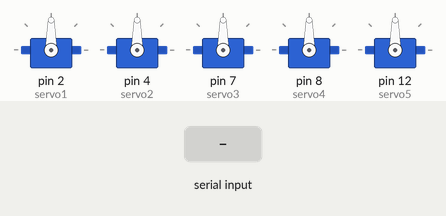
Recording of a sketch running on a simulated Arduino Uno, built with avr-gcc and run on an emulated ATmega328P. On the bench: 5 × servo. The test bench sets the inputs (shaded band). What the sketch prints to the serial monitor is not drawn.

Above: at 1.2 s.
1.3 s: "q" received over Serial
At 1.8 s:
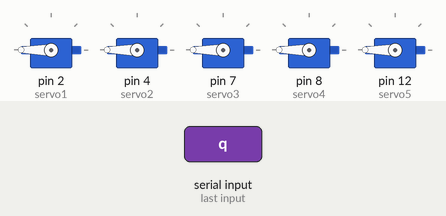
2.8 s: byte 117 ('u') received over Serial
At 3.6 s:
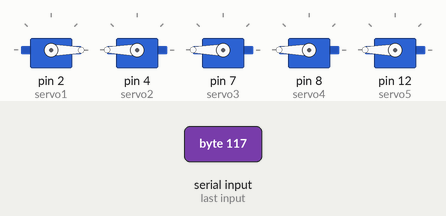
4.3 s: byte 83 ('S') received over Serial
At 5.1 s:
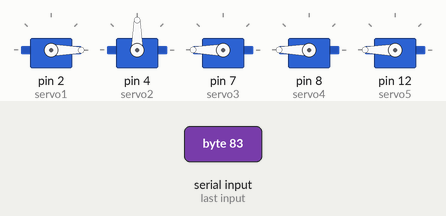
5.8 s: "e" received over Serial
At 7.0 s:
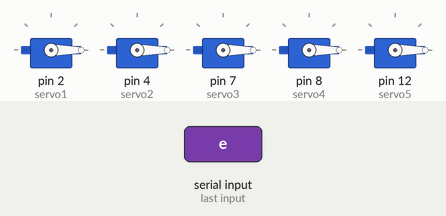
7.3 s: byte 65 ('A') received over Serial
At 8.5 s:
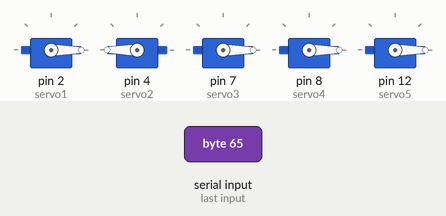
8.8 s: byte 115 ('s') received over Serial
At 9.6 s:
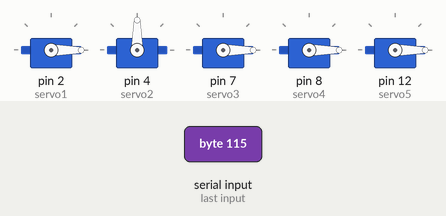
Timing chart, 0 to 11.3 s (numbered marks = the images above; inputs shaded):
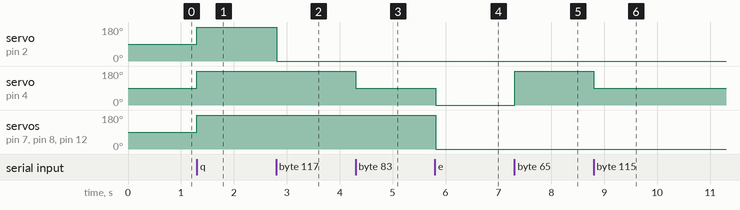

The sketch:

PRUEBA__TECLADO.ino
```cpp
#include <Servo.h>


Servo servo1;
Servo servo2;
Servo servo3;
Servo servo4;
Servo servo5;

char tecla;

void setup ()
{
  servo1.attach(2);
  servo2.attach(4);
  servo3.attach(7);
  servo4.attach(8);
  servo5.attach(12);

  Serial.begin(9600);
}

void loop ()
{
  if (Serial.available())
  {
    tecla = Serial.read();

  }
  if (tecla=='q'||tecla=='Q')
  {
  servo1.write(180);
  servo2.write(180);
  servo3.write(180);
  servo4.write(180);
  servo5.write(180);
  Serial.print("DERECHA");
  }
  if (tecla=='w'||tecla=='W')
  {
  servo1.write(90);
  servo2.write(90);
  servo3.write(90);
  servo4.write(90);
  servo5.write(90);
  Serial.print("IZQUIERDA");
  }
  if (tecla=='e'||tecla=='E')
  {
  servo1.write(0);
  servo2.write(0);
  servo3.write(0);
  servo4.write(0);
  servo5.write(0);
  Serial.print("CENTRO");
  }
  if (tecla=='t'||tecla=='T')
  {
  servo1.write(180);
  Serial.print("PULGAR_DERECHA");
  }
  if (tecla=='y'||tecla=='Y')
  {
  servo1.write(90);
  Serial.print("PULGAR_IZQUIEDA");
  }
  if (tecla=='u'||tecla=='U')
  {
  servo1.write(0);
  Serial.print("PULGAR_CENTRO");
  }
  if (tecla=='A'||tecla=='a')
  {
  servo2.write(200);
  Serial.print("INDICE/MEDIO_DERECHA");
  }
  if (tecla=='S'||tecla=='s')
  {
  servo2.write(90);
  Serial.print("INDICE/MEDIO_IZQUIEDA");
  }
  if (tecla=='d'||tecla=='D')
  {
  servo2.write(0);
  Serial.print("INDICE/MEDIO_CENTRO");
  }
  if (tecla=='g'||tecla=='G')
  {
  servo3.write(180);
  Serial.print("ANULAR_DERECHA");
  }
  if (tecla=='h'||tecla=='H')
  {
  servo3.write(90);
  Serial.print("ANULAR_IZQUIEDA");
  }
  if (tecla=='j'||tecla=='J')
  {
  servo3.write(0);
  Serial.print("ANULAR_CENTRO");
  }
  if (tecla=='z'||tecla=='Z')
  {
  servo4.write(180);
  Serial.print("DEDO_DERECHA");
  }
  if (tecla=='x'||tecla=='X')
  {
  servo4.write(90);
  Serial.print("DEDO_IZQUIEDA");
  }
  if (tecla=='c'||tecla=='C')
  {
  servo4.write(0);
  Serial.print("DEDO_CENTRO");
  }
  if (tecla=='b'||tecla=='B')
  {
  servo5.write(180);
  Serial.print("PULGAR_DERECHA");
  }
  if (tecla=='n'||tecla=='N')
  {
  servo5.write(90);
  Serial.print("PULGAR_IZQUIEDA");
  }
  if (tecla=='m'||tecla=='M')
  {
  servo5.write(0);
  Serial.print("PULGAR_CENTRO");
  }
  else if (tecla=='P'||tecla=='p')
  {
  servo1.write(180);
  servo3.write(180);
  servo4.write(180);
  servo5.write(180);
  Serial.print("4 DEDOS");
  }
}
```

Measured:
- after the input at 1.3 s, servo on pin 2 (servo1), servo on pin 4 (servo2), servo on pin 7 (servo3), servo on pin 8 (servo4), servo on pin 12 (servo5): 90° → 180° at once
- after the input at 2.8 s, servo on pin 2 (servo1): 180° → 0° at once
- after the input at 4.3 s, servo on pin 4 (servo2): 180° → 90° at once
- after the input at 5.8 s, servo on pin 4 (servo2): 90° → 0° at once; servo on pin 7 (servo3), servo on pin 8 (servo4), servo on pin 12 (servo5): 180° → 0° at once
- after the input at 7.3 s, servo on pin 4 (servo2): 0° → 180° at once
- after the input at 8.8 s, servo on pin 4 (servo2): 180° → 90° at once
